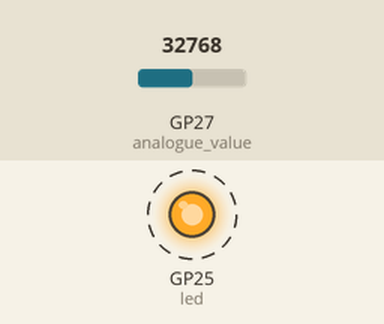
Recording of a program running on a simulated Raspberry Pi Pico running MicroPython. Parts: output pins drawn as LEDs (lit = HIGH). Dashed ring = blinking. The test bench sets the inputs (shaded band); at power-on: GP27 (analogue_value) = 32768 (analog values on the 0–65535 scale). The clock reads 2024-03-15 10:24:30 at power-on unless the program sets it; files the program writes start out absent; library files of the repository ran but are not shown: ds3231_port.py; what the program prints to the serial console is not drawn.

Above: at 0.2 s.
Timing chart, 0 to 3.0 s (numbered marks = the images above):
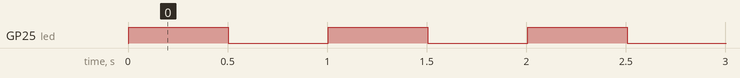

The program:

ADC_BATT_RTC.py
```python
from machine import Pin, ADC, RTC
from time import sleep
from ds3231_port import DS3231
from machine import I2C
import utime as time

led = Pin("LED", Pin.OUT)

rtc = RTC()

#print(rtc.datetime())
sdaPIN = Pin(4)
sclPIN = Pin(5)

i2c = I2C(0, sda=sdaPIN, scl=sclPIN)

ds3231 = DS3231(i2c)

analogue_value = machine.ADC(27)
VOLTAGE_DROP_FACTOR = 1

def writeLine(text):
    file = open("log.txt", "a")
    file.write(text + "\n")
    file.close()
    #print(text)

while True:
    reading = analogue_value.read_u16()
    voltage = reading * (4.5 / 65535) * VOLTAGE_DROP_FACTOR
    dateTime = ds3231.get_time()
    #print("hour:min:sec")
    #print(dateTime[3],dateTime[4],dateTime[5])
    print(voltage)
    writeLine(str(dateTime[3]) + ":" + str(dateTime[4]) + ":" + str(dateTime[5]) + " " + str(voltage))
    led.value(1)
    sleep(0.5)
    led.value(0)
    sleep(0.5)
    #sleep(1800) # 30 minutes
```

Measured:
- by itself, GP25 (led): alternates HIGH for 0.50 s and LOW for 0.50 s
